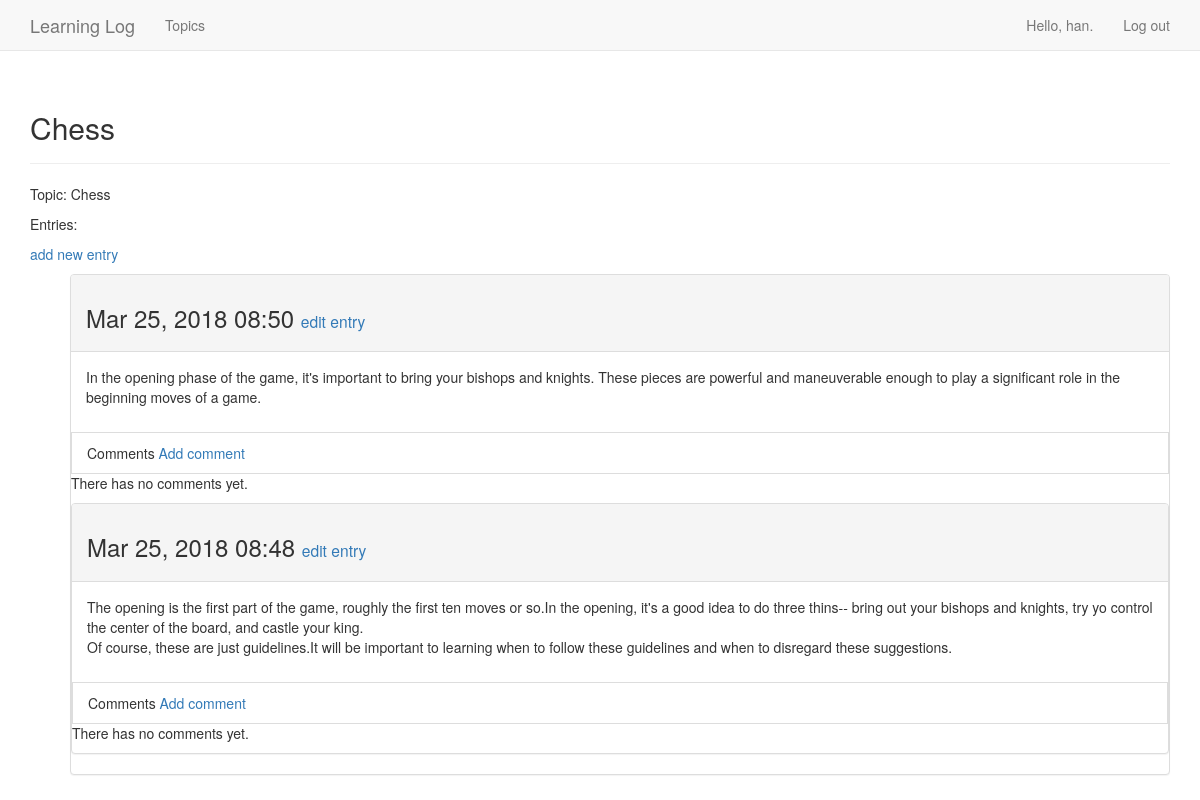
/topics/1/ (signed in), run on an earlier commit of the app's database.
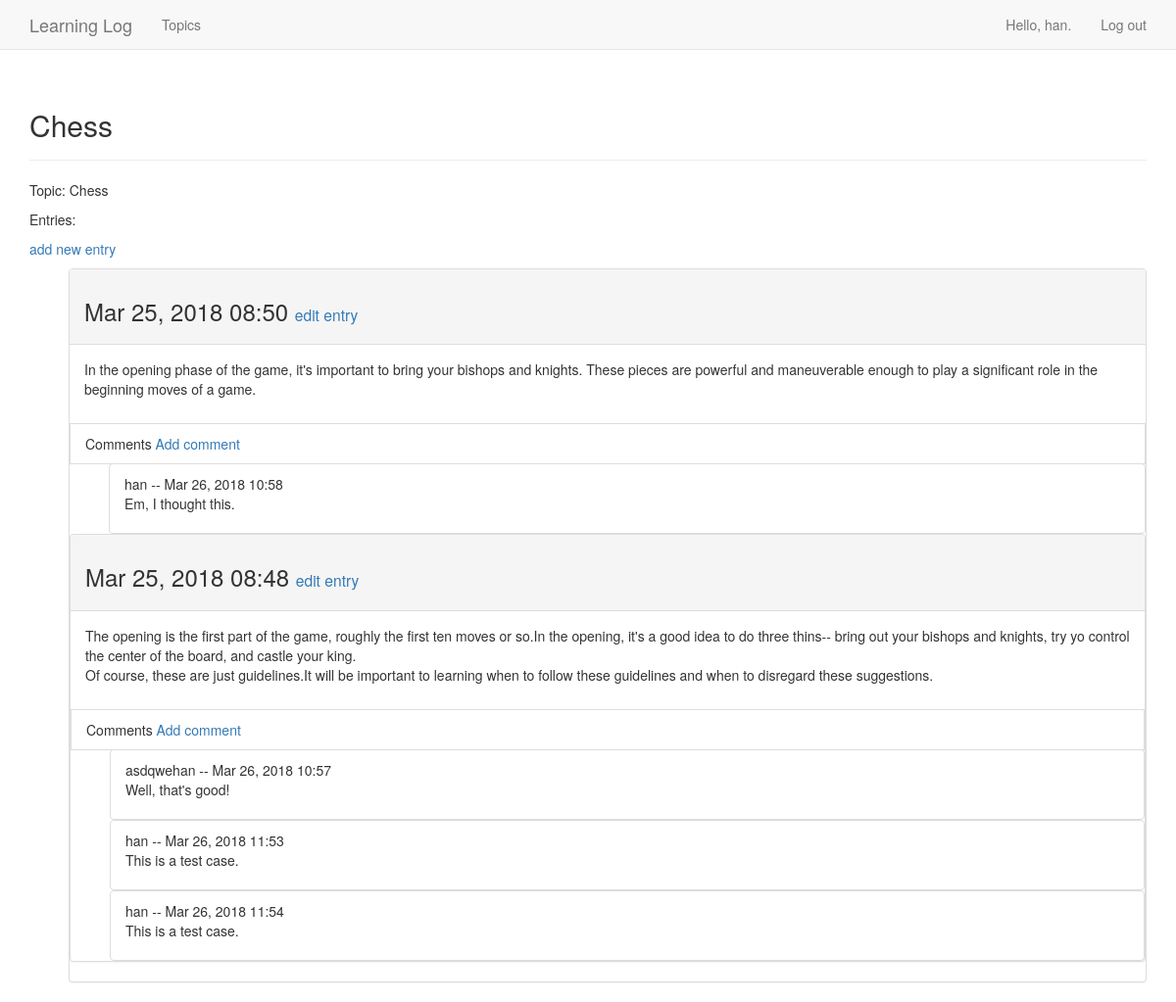
And on a later commit of the database.
### learning_logs/models.py (models this page shows, shortened)
class Topic(models.Model):
    text = models.CharField(max_length=200)
    date_added = models.DateTimeField(auto_now_add=True)
    owner = models.ForeignKey(User)
    def __str__(self):
        return self.text

class Entry(models.Model):
    topic = models.ForeignKey(Topic)
    text = models.TextField()
    date_added = models.DateTimeField(auto_now_add=True)
    class Meta:
        verbose_name_plural = 'entries'

class Comment(models.Model):
    entry = models.ForeignKey(Entry)
    text = models.TextField()
    date_added = models.DateTimeField(auto_now_add=True)
    owner = models.ForeignKey(User)

### learning_logs/views.py (the view)
# urls.py: url(r'^topics/(?P<topic_id>\d+)/$', views.topic, name='topic'),
@login_required
def topic(request, topic_id):
    topic = Topic.objects.get(id=topic_id)
    if topic.owner != request.user:
        raise Http404
    entries = topic.entry_set.order_by('-date_added')
    context = {'topic': topic, 'entries': entries}
    return render(request, 'learning_logs/topic.html', context)

### learning_logs/templates/learning_logs/topic.html (shortened to what this page needs)
{% extends 'learning_logs/base.html' %}
{% load bootstrap3 %}
{% block header %}
    <h2>{{ topic }}</h2>
{% endblock header %}
{% block content %}
    <p>Topic: {{ topic }}</p>
    <p>Entries:</p>
    <p>
        <a href="{% url 'learning_logs:new_entry' topic.id %}">add new entry</a>
    </p>
    <ul>
    {% for entry in entries %}
    <div class="panel panel-default">
        <div class="panel-heading">
            <h3>
                {{ entry.date_added|date:'M d, Y H:i' }}
                <small>
                    <a href="{% url 'learning_logs:edit_entry' entry.id %}">edit entry</a>
                </small>
            </h3>
        </div>
        <div class="panel-body">
            {{ entry.text|linebreaks }}
        </div>
        <li class="list-group-item">Comments
            <a href="{% url 'learning_logs:comment' entry.id %}">Add comment</a>
        </li>
            {% for comment in entry.comment_set.all %}
            <ul>
                <li class="list-group-item">
                    {{ comment.owner}} -- {{ comment.date_added|date:'M d, Y H:i' }}
                {{ comment.text|linebreaks }}</li>
            </ul>
            {% empty %}
            <p>There has no comments yet.</p>
            {% endfor %}
        <div>
    {% empty %}
        There are no entries for this topic yet.
    {% endfor %}
    </div>
    </ul>
{% endblock %}

### learning_logs/templates/learning_logs/base.html (shortened to what this page needs)
{% load bootstrap3 %}
<!DOCTYPE html>
<html lang="en">
<head>
    {% bootstrap_css %}
</head>
<body>
<nav class="navbar navbar-default navbar-static-top">
    <div class="container">
        <div class="navbar-header">
            <a class="navbar-brand" href="{% url 'learning_logs:index' %}">
                Learning Log
            </a>
        </div>
        <div id="navbar" class="navbar-collapse cpllapse">
            <ul class="nav navbar-nav">
                <li><a href="{% url 'learning_logs:topics' %}">Topics</a></li>
            </ul>
            <ul class="nav navbar-nav navbar-right">
                {% if user.is_authenticated %}
                    <li><a>Hello, {{ user.username }}.</a></li>
                    <li><a href="{% url 'users:logout' %}">Log out</a></li>
                {% else %}
                    <li><a href="{% url 'users:register' %}">register</a></li>
                    <li><a href="{% url 'users:login' %}">log in</a></li>
                {% endif %}
            </ul>
        </div>
    </div>
</nav>
<div class="container">
    <div class="page-header">
        {% block header %}{% endblock header %}
    </div>
    <div>
        {% block content %}{% endblock content %}
    </div>
</body>
</html>

What changed in the data, as far as the page shows it:
shown differently, row unchanged: Entry "Mar 25, 2018 08:50": no longer shows "There has no comments yet."
added Comment: owner "han", date_added "Mar 26, 2018 10:58", text "Em, I thought this.", shown under Entry "Mar 25, 2018 08:50"
shown differently, row unchanged: Entry "Mar 25, 2018 08:48": no longer shows "There has no comments yet."
added Comment: owner "asdqwehan", date_added "Mar 26, 2018 10:57", text "Well, that's good!", shown under Entry "Mar 25, 2018 08:48"
added Comment: owner "han", date_added "Mar 26, 2018 11:53", text "This is a test case.", shown under Entry "Mar 25, 2018 08:48"
added Comment: owner "han", date_added "Mar 26, 2018 11:54", text "This is a test case.", shown under Entry "Mar 25, 2018 08:48"
